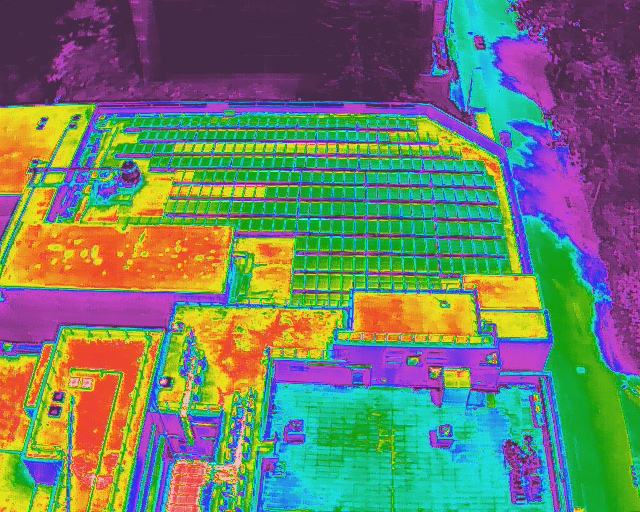
#> input picture DJI_0519_T.JPG, 640 x 512 px
$ python -i image_registration.py   (imports and definitions only)
#> lines starting #> are read from the running program, lines starting #| are printed output that depends on the picture
#> further down, picture is the input picture: shape (512, 640, 3); mean B, G, R 106.6, 126.1, 109.7
import os
from typing import Any, Dict, List, Optional, Tuple

import cv2
import numpy as np


class ImageRegistration:
    """
    图像配准类
    用于将可见光图像的边缘信息映射到热成像图像上
    """

    def __init__(self, debug_mode: bool = False, debug_dir: str = None):
        """
        初始化图像配准器

        Args:
            debug_mode: 是否启用调试模式
            debug_dir: 调试输出目录
        """
        self.debug_mode = debug_mode
        self.debug_dir = debug_dir
        self.rgb_image = None
        self.thermal_image = None
        self.registration_matrix = None

    # [364 lines left out: functions load_images, register_images, extract_rgb_edges, map_edges_to_thermal, find_panel_contours, create_grid_from_contours, not called in this run]

    def _cluster_coordinates(self, coords: List[int], tolerance: int = 30) -> List[int]:
        """
        聚类坐标

        Args:
            coords: 坐标列表
            tolerance: 聚类容差

        Returns:
            聚类中心列表
        """
        if not coords:
            return []

        coords_sorted = sorted(coords)
        clusters = []
        current_cluster = [coords_sorted[0]]

        for coord in coords_sorted[1:]:
            if coord - current_cluster[-1] <= tolerance:
                current_cluster.append(coord)
            else:
                # 计算当前聚类的中心
                cluster_center = sum(current_cluster) // len(current_cluster)
                clusters.append(cluster_center)
                current_cluster = [coord]

        # 添加最后一个聚类
        if current_cluster:
            cluster_center = sum(current_cluster) // len(current_cluster)
            clusters.append(cluster_center)

        return clusters

    # [566 lines left out: functions _create_grid_fallback, detect_array_region, create_fixed_grid, refine_grid_with_edges, segment_panels_on_rgb, _segment_rgb_by_grid_lines and 4 more, not called in this run]

    def detect_grid_lines(self, image: np.ndarray) -> Tuple[List[int], List[int]]:
        """
        检测光伏板阵列的网格线

        Args:
            image: 输入图像

        Returns:
            Tuple[水平线位置列表, 垂直线位置列表]
        """
        # 转换为灰度图
        if len(image.shape) == 3:
            gray = cv2.cvtColor(image, cv2.COLOR_BGR2GRAY)
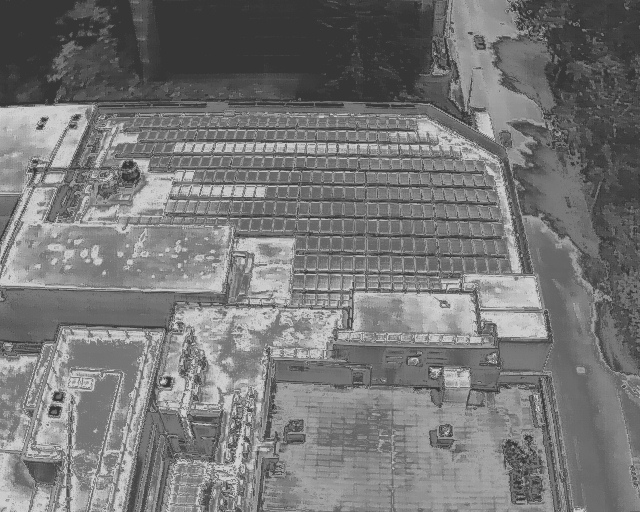
#> gray: shape (512, 640); min 48, max 213, mean 119
        else:
            gray = image

        # 增强对比度
        clahe = cv2.createCLAHE(clipLimit=3.0, tileGridSize=(8, 8))
        enhanced = clahe.apply(gray)
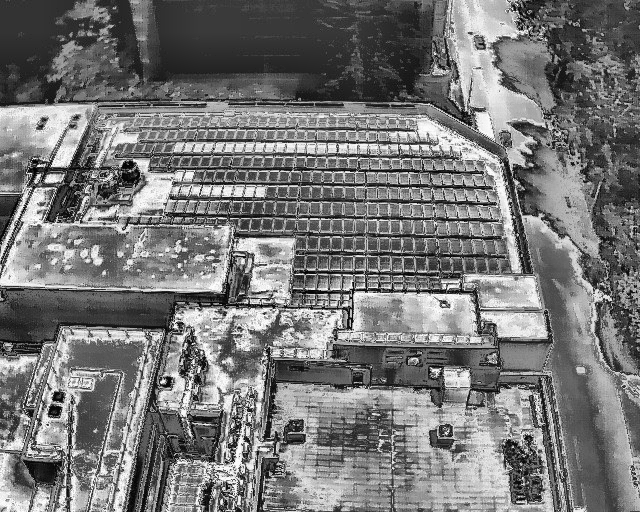
#> enhanced: shape (512, 640); min 1, max 255, mean 119

        # 边缘检测
        edges = cv2.Canny(enhanced, 50, 150)
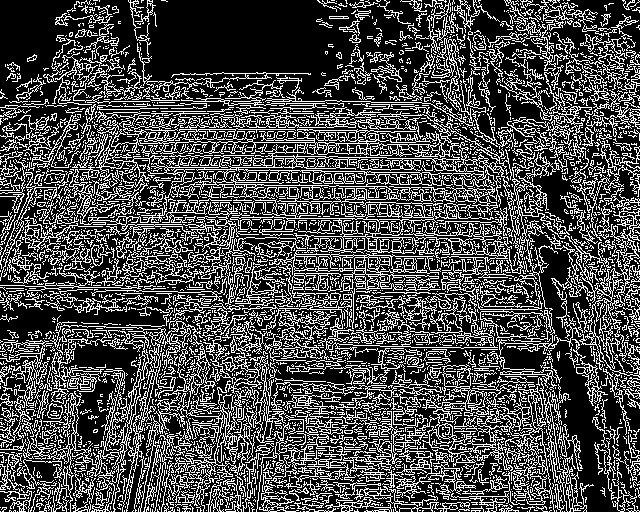
#> edges: shape (512, 640); 29.5% white in thin lines or dots

        # 使用霍夫变换检测直线
        lines = cv2.HoughLinesP(edges, 1, np.pi/180, threshold=100,
                               minLineLength=200, maxLineGap=20)
#> lines = 438 rows, first 6: [55, 23, 543, 511], [135, 341, 475, 1], [51, 508, 559, 0], [74, 4, 580, 510], [3, 165, 639, 176], [157, 511, 639, 29]

        horizontal_lines = []
        vertical_lines = []

        if lines is not None:
            for line in lines:
                x1, y1, x2, y2 = line[0]

                # 计算线的角度
                angle = np.arctan2(y2 - y1, x2 - x1) * 180 / np.pi

                # 分类水平线和垂直线
                if abs(angle) < 15 or abs(angle) > 165:  # 水平线
                    y_pos = (y1 + y2) // 2
                    horizontal_lines.append(y_pos)
                elif abs(abs(angle) - 90) < 15:  # 垂直线
                    x_pos = (x1 + x2) // 2
                    vertical_lines.append(x_pos)
#> this loop made 438 passes
#> (x1, y1, x2, y2, angle, x_pos) on passes 189, 198, 209, 222, 228, 249, 256, 263, 298, 301, 303, 304: (616, 402, 630, 1, -88, 623), (592, 12, 635, 501, 84.97, 613), (539, 9, 617, 503, 81.03, 578), (13, 511, 121, 79, -75.96, 67), (543, 2, 639, 497, 79.02, 591), (49, 304, 108, 5, -78.84, 78), (36, 306, 51, 105, -85.73, 43), (633, 405, 639, 52, -89.03, 636), (612, 389, 625, 8, -88.05, 618), (42, 309, 101, 8, -78.91, 71), (634, 406, 639, 102, -89.06, 636), (9, 510, 17, 65, -88.97, 13)
#> (x1, y1, x2, y2, angle, y_pos) on passes 5, 233, 238, 245, 254, 279: (3, 165, 639, 176, 0.991, 170), (319, 229, 639, 235, 1.07, 232), (0, 511, 446, 511, 0, 511), (1, 418, 554, 369, -5.06, 393), (3, 460, 637, 471, 0.994, 465), (0, 193, 427, 103, -11.9, 148)
#> after the loop, horizontal_lines = [170, 232, 511, 393, 465, 148, 73, 488, 502]; vertical_lines = 31 values, max 636 at index 7, min 3 at index 23, mean 249.7

        # 聚类相似的线
        horizontal_lines = self._cluster_coordinates(horizontal_lines, tolerance=20)
#> in _cluster_coordinates, `coords_sorted = sorted(coords)`: coords_sorted = [73, 148, 170, 232, 393, 465, 488, 502, 511]
#> in _cluster_coordinates, `current_cluster = [coords_sorted[0]]`: current_cluster = [73]
#> the loop in _cluster_coordinates, `for coord in coords_sorted[1:]:` made 8 passes
#> (coord, cluster_center, current_cluster) on passes 1 to 6: (148, 73, [148]), (170, 148, [170]), (232, 170, [232]), (393, 232, [393]), (465, 393, [465]), (488, 465, [488])
#> coord on passes 7 to 8: 502, 511
#> after the loop in _cluster_coordinates, `for coord in coords_sorted[1:]:`: clusters = [73, 148, 170, 232, 393, 465]
#> in _cluster_coordinates, `cluster_center = sum(current_cluster) // len(current_cluster)`: cluster_center = 500
#> horizontal_lines = [73, 148, 170, 232, 393, 465, 500]
        vertical_lines = self._cluster_coordinates(vertical_lines, tolerance=20)
#> the loop in _cluster_coordinates (call 2), `for coord in coords_sorted[1:]:` made 30 passes
#> (coord, cluster_center, current_cluster) on pass 20: (578, 49, [578])
#> coord on passes 1 to 6: 6, 8, 13, 20, 21, 31
#> vertical_lines = [49, 613]

        # 保存调试信息
        if self.debug_dir:
            debug_img = self.rgb_image.copy()
            for y in horizontal_lines:
                cv2.line(debug_img, (0, y), (debug_img.shape[1], y), (0, 255, 0), 2)
            for x in vertical_lines:
                cv2.line(debug_img, (x, 0), (x, debug_img.shape[0]), (255, 0, 0), 2)
            cv2.imwrite(os.path.join(self.debug_dir, "detected_grid_lines.jpg"), debug_img)

        return horizontal_lines, vertical_lines

    # [37 lines left out: function _map_to_thermal_coords, not called in this run]

>>> import cv2
>>> picture = cv2.imread('DJI_0519_T.JPG')
>>> result = ImageRegistration().detect_grid_lines(picture)
#> result = ([73, 148, 170, 232, 393, 465, 500], [49, 613])
